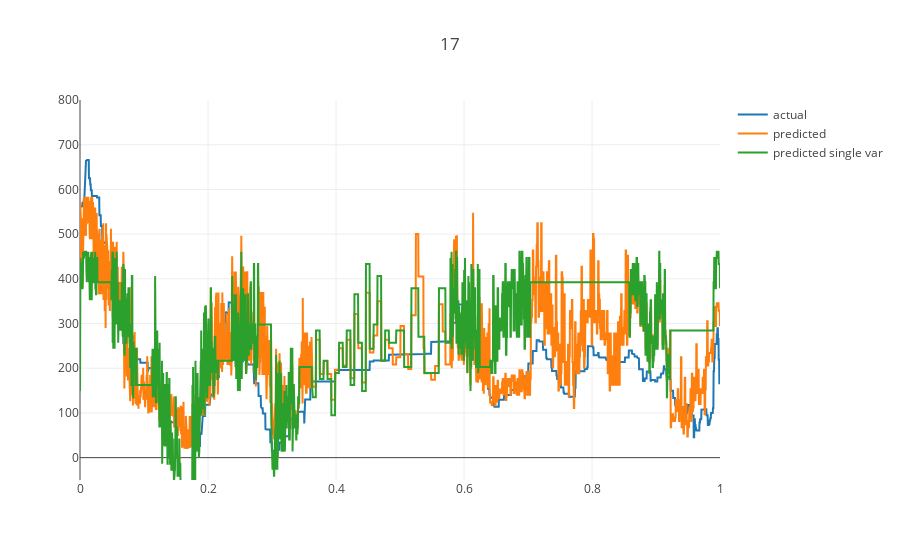
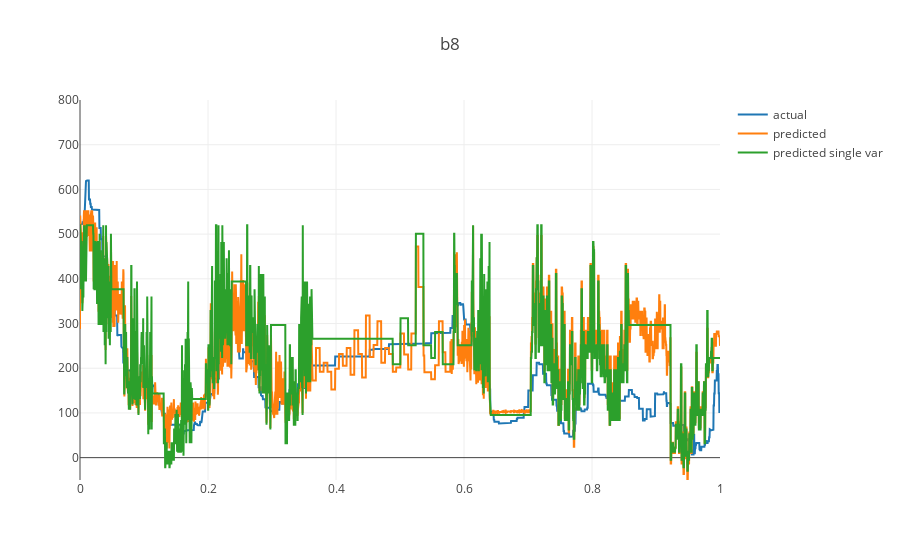

Source (notebook cell) for these figures, in order:
### Code cell
# dist = f(rssi)

def f_dist_rssi_poly2d(params):
    return polyval2d(rssi_17_b8[:, 0], rssi_17_b8[:, 1], np.reshape(params, (2, 3)))

def fun_17(params):
    return dist_from_17 - f_dist_rssi_poly2d(params)

def fun_b8(params):
    return dist_from_b8 - f_dist_rssi_poly2d(params)

x0 = np.random.normal(size=6)
# x0 = np.zeros(6)

pred_dist_from_17 = f_dist_rssi_poly2d(least_squares(fun_17, x0).x)
pred_dist_from_b8 = f_dist_rssi_poly2d(least_squares(fun_b8, x0).x)

pred_dist = np.stack([pred_dist_from_17, pred_dist_from_b8], axis=1)

pred_dist_from_17_sv = b_17.f_dist_rssi(rssi_17_b8[:, 0])
pred_dist_from_b8_sv = b_b8.f_dist_rssi(rssi_17_b8[:, 1])


def plot_dist_actual_and_predicted(actual, predicted, predicted_sv, name, start, n):
    stop = start + n
    domain = np.linspace(0, 1, n)
    
    py.iplot({
        "data": [
            go.Scatter(x=domain, y=actual[start:stop], name='actual'),
            go.Scatter(x=domain, y=predicted[start:stop], name='predicted'),
            go.Scatter(x=domain, y=predicted_sv[start:stop], name='predicted single var')
        ],
        "layout": go.Layout(
            title=name,
            yaxis=dict(
                range=[-50, 800]
            )
        )
    })


plot_dist_actual_and_predicted(dist_from_17, pred_dist_from_17, pred_dist_from_17_sv, '17', 0, 3000)
plot_dist_actual_and_predicted(dist_from_b8, pred_dist_from_b8, pred_dist_from_b8_sv, 'b8', 0, 3000)

### Figure 1 — Plotly figure (JSON) as saved in the notebook; plotly's stock layout.template omitted (floating-point values rounded to 4 significant figures; data arrays with more than 128 entries replaced by an {"elided": "..."} marker saying what was removed)
{"data": [{"name": "actual", "type": "scatter", "x": {"elided": "3000 float values"}, "y": {"elided": "3000 float values"}}, {"name": "predicted", "type": "scatter", "x": {"elided": "3000 float values"}, "y": {"elided": "3000 float values"}}, {"name": "predicted single var", "type": "scatter", "x": {"elided": "3000 float values"}, "y": {"elided": "3000 float values"}}], "layout": {"title": "17", "yaxis": {"range": [-50, 800]}}}

### Figure 2 — Plotly figure (JSON) as saved in the notebook; plotly's stock layout.template omitted (floating-point values rounded to 4 significant figures; data arrays with more than 128 entries replaced by an {"elided": "..."} marker saying what was removed)
{"data": [{"name": "actual", "type": "scatter", "x": {"elided": "3000 float values"}, "y": {"elided": "3000 float values"}}, {"name": "predicted", "type": "scatter", "x": {"elided": "3000 float values"}, "y": {"elided": "3000 float values"}}, {"name": "predicted single var", "type": "scatter", "x": {"elided": "3000 float values"}, "y": {"elided": "3000 float values"}}], "layout": {"title": "b8", "yaxis": {"range": [-50, 800]}}}
